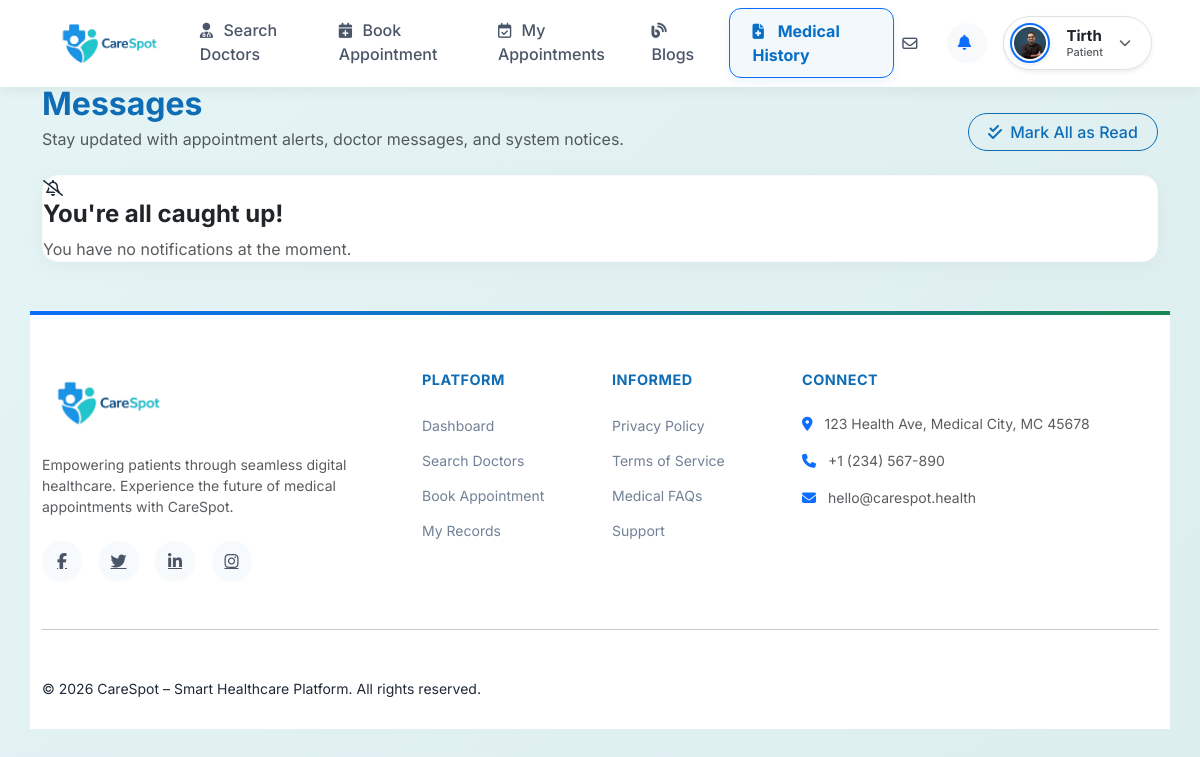
The app's page /patientMessages/ (signed in), older data.
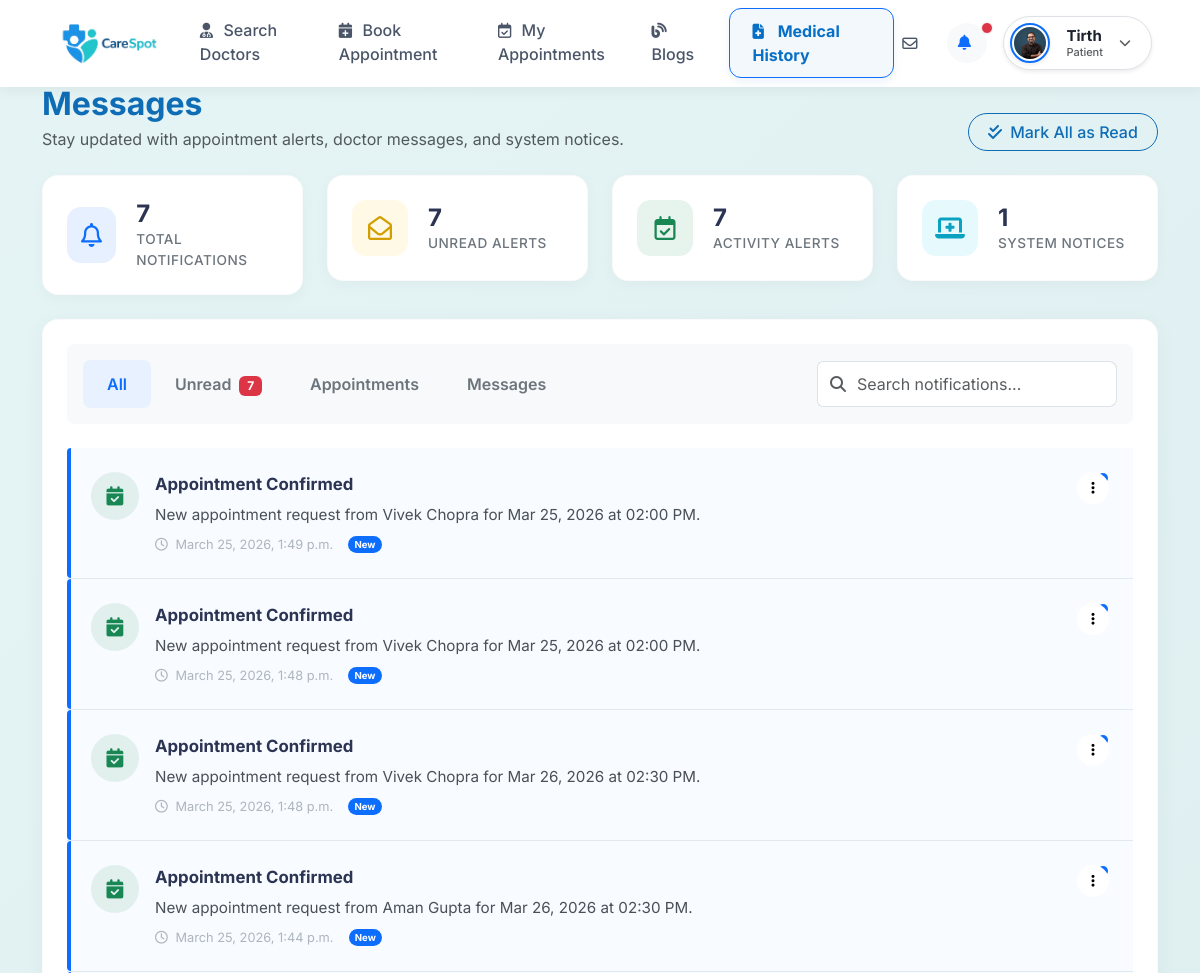
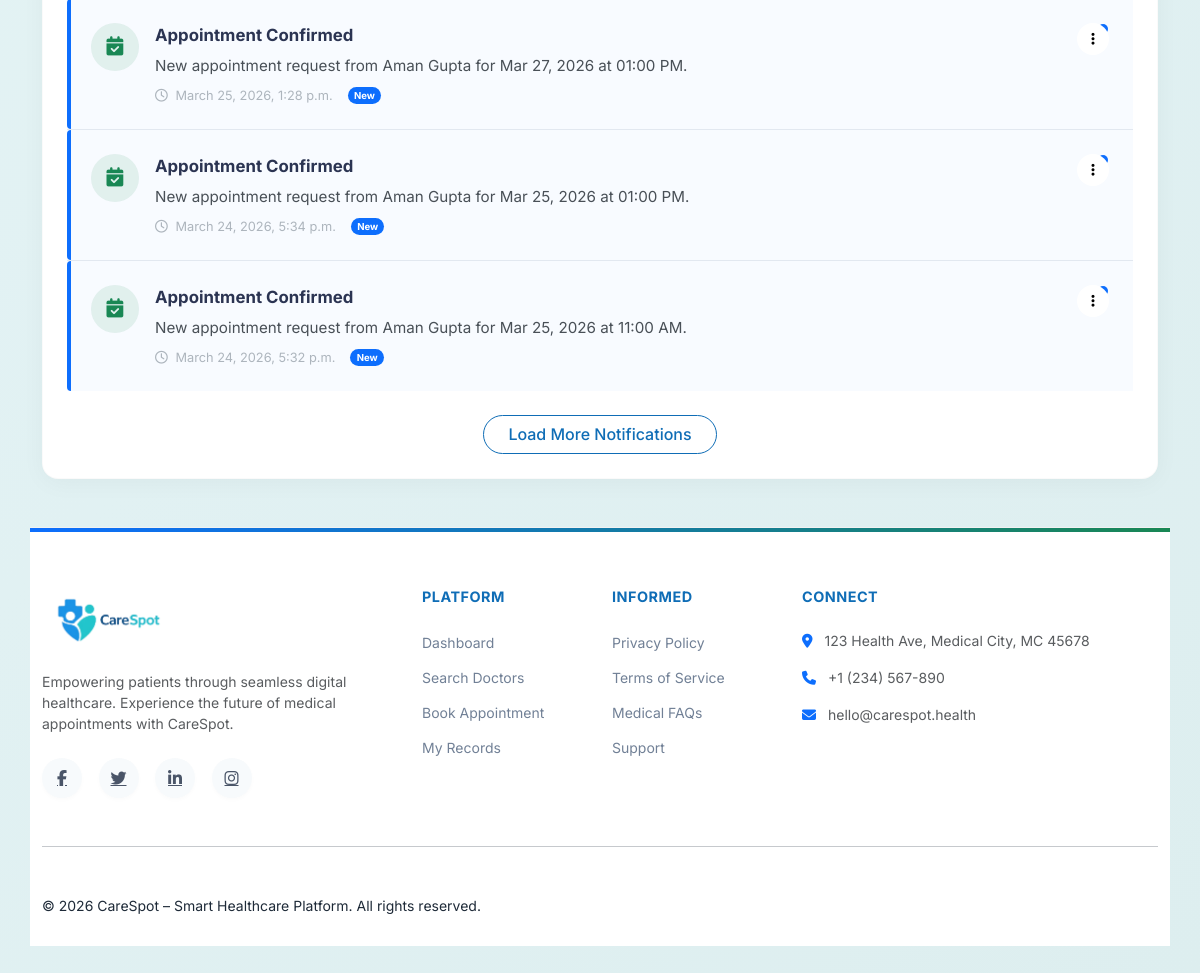
The same page, newer data (2 pictures, top to bottom).
### user/models.py (models this page shows, shortened)
class tblnotification(models.Model):
    notificationID=models.AutoField(primary_key=True)
    userID=models.ForeignKey(tblUser,on_delete=models.CASCADE)
    senderID=models.IntegerField(null=True, blank=True)
    message=models.TextField(max_length=500)
    createdDT=models.DateTimeField(auto_now_add=True)
    isRead=models.BooleanField(default=False)

### user/views.py (the view, shortened to what this page needs)
# urls.py: path('patientMessages/',views.patientMessages,name='patientMessages'),
def patientMessages(request):
    if 'user_id' not in request.session:
        return redirect('Login')
    user_id = request.session['user_id']
    notifications = tblnotification.objects.filter(userID=user_id).order_by('-createdDT')
    unread_count = notifications.filter(isRead=False).count()
    chats = tblchat.objects.filter(
        models.Q(senderID=user_id) | models.Q(receiverID=user_id)
    ).order_by('-createdDT')
    partner_ids = []
    for chat in chats:
        other_id = chat.senderID if chat.senderID != user_id else chat.receiverID
        if other_id not in partner_ids:
            partner_ids.append(other_id)
    partners_list = []
    active_partner_id = request.GET.get('partner', '')
    data = {
        "user": tblUser.objects.filter(userID=user_id).first(),
        "notifications": notifications,
        "unread_count": unread_count,
        "partners": partners_list,
        "active_partner_id": active_partner_id,
    }
    return render(request, 'patient_messages_notifications.html', data)

### user/templates/patient_messages_notifications.html (shortened to what the changed rows need)
{% extends 'patient_base.html' %}
{% block content %}
<div class="container-fluid">
  <div
    class="d-flex justify-content-between align-items-end mb-4 flex-wrap gap-3"
  >
    <div>
      <h2 class="fw-bold mb-1" style="color: var(--text-primary)">Messages</h2>
    </div>
  </div>
  {% if not notifications %}
  <div class="premium-card empty-state">
    <i class="fa-regular fa-bell-slash"></i>
    <h4 class="fw-bold text-dark">You're all caught up!</h4>
    <p class="text-muted mb-0">You have no notifications at the moment.</p>
  </div>
  {% else %}
  <div class="row g-4 mb-4">
    <div class="col-xl-3 col-md-6">
      <div class="summary-card">
        <div class="summary-icon primary">
          <i class="fa-regular fa-bell"></i>
        </div>
        <div>
          <div class="summary-value">{{ notifications.count }}</div>
          <div class="summary-label">Total Notifications</div>
        </div>
      </div>
    </div>
    <div class="col-xl-3 col-md-6">
      <div class="summary-card">
        <div class="summary-icon warning">
          <i class="fa-regular fa-envelope-open"></i>
        </div>
        <div>
          <div class="summary-value">{{ unread_count }}</div>
          <div class="summary-label">Unread Alerts</div>
        </div>
      </div>
    </div>
    <div class="col-xl-3 col-md-6">
      <div class="summary-card">
        <div class="summary-icon success">
          <i class="fa-regular fa-calendar-check"></i>
        </div>
        <div>
          <div class="summary-value">{{ notifications.count }}</div>
          <div class="summary-label">Activity Alerts</div>
        </div>
      </div>
    </div>
    <div class="col-xl-3 col-md-6">
      <div class="summary-card">
        <div class="summary-icon info">
          <i class="fa-solid fa-laptop-medical"></i>
        </div>
        <div>
          <div class="summary-value">1</div>
          <div class="summary-label">System Notices</div>
        </div>
      </div>
    </div>
  </div>
  <div class="row g-4">
    <div class="col-lg-12">
      <div class="premium-card p-4">
        <div
          class="d-flex flex-wrap justify-content-between align-items-center mb-4 gap-3 bg-light p-3 rounded-3"
        >
          <ul class="nav nav-pills" id="notificationTabs" role="tablist">
            <li class="nav-item" role="presentation">
              <button
                class="nav-link active"
                id="all-tab"
                data-bs-toggle="pill"
                data-bs-target="#all"
                type="button"
                role="tab"
              >
                All
              </button>
            </li>
            <li class="nav-item" role="presentation">
              <button
                class="nav-link"
                id="unread-tab"
                data-bs-toggle="pill"
                data-bs-target="#unread"
                type="button"
                role="tab"
              >
                Unread
                <span class="badge bg-danger ms-1">{{ unread_count }}</span>
              </button>
            </li>
            <li class="nav-item" role="presentation">
              <button
                class="nav-link"
                id="appointments-tab"
                data-bs-toggle="pill"
                data-bs-target="#appointments"
                type="button"
                role="tab"
              >
                Appointments
              </button>
            </li>
            <li class="nav-item" role="presentation">
              <button
                class="nav-link"
                id="messages-tab"
                data-bs-toggle="pill"
                data-bs-target="#messages"
                type="button"
                role="tab"
              >
                Messages
              </button>
            </li>
          </ul>
          <div class="input-group" style="max-width: 300px">
            <span class="input-group-text bg-white border-end-0"
              ><i class="fa-solid fa-magnifying-glass text-muted"></i
            ></span>
            <input
              type="text"
              class="form-control border-start-0 ps-0"
              placeholder="Search notifications..."
            />
          </div>
        </div>
        <div class="tab-content" id="notificationTabsContent">
          <div class="tab-pane fade show active" id="all" role="tabpanel">
            <div class="notification-list">
              {% for notif in notifications %}
              <div
                class="notification-item {% if not notif.isRead %}unread{% endif %}"
              >
                <div class="d-flex gap-3">
                  <div
                    class="notif-icon {% if 'message' in notif.message|lower %}message{% elif 'rejected' in notif.message|lower %}alert{% else %}success{% endif %}"
                  >
                    {% if 'message' in notif.message|lower %}
                    <i class="fa-solid fa-comment-medical"></i>
                    {% elif 'rejected' in notif.message|lower %}
                    <i class="fa-solid fa-calendar-xmark"></i>
                    {% else %}
                    <i class="fa-solid fa-calendar-check"></i>
                    {% endif %}
                  </div>
                  <div class="flex-grow-1">
                    <div
                      class="d-flex justify-content-between align-items-start"
                    >
                      <div class="notif-title">
                        {% if 'message' in notif.message|lower %}Message Alert
                        {% elif 'rejected' in notif.message|lower %}Appointment Rejected
                        {% else %}Appointment Confirmed{% endif %}
                      </div>
                      <div class="dropdown">
                        <button
                          class="btn btn-sm btn-icon-only text-muted"
                          type="button"
                          data-bs-toggle="dropdown"
                        >
                          <i class="fa-solid fa-ellipsis-vertical"></i>
                        </button>
                      </div>
                    </div>
                    <div class="notif-desc">{{ notif.message }}</div>
                    <div class="notif-meta mt-2">
                      <span><i class="fa-regular fa-clock me-1"></i> {{ notif.createdDT }}</span>
                      {% if not notif.isRead %}
                      <span class="badge bg-primary rounded-pill">New</span>
                      {% endif %}
                    </div>
                  </div>
                </div>
              </div>
              {% endfor %}
            </div>
            <div class="d-flex justify-content-center mt-4">
              <button class="btn btn-outline-secondary btn-pill px-4">
                Load More Notifications
              </button>
            </div>
          </div>
        </div>
      </div>
    </div>
  </div>
  {% endif %}
</div>
{% endblock %}

Row changes from the older to the newer data that the page shows:
added tblnotification: shows "Appointment Confirmed", message "New appointment request from Vivek Chopra for Mar 25, 2026 at 02:00 PM.", createdDT "March 25, 2026, 1:49 p.m.", isRead "New"
added tblnotification: shows "Appointment Confirmed", message "New appointment request from Vivek Chopra for Mar 25, 2026 at 02:00 PM.", createdDT "March 25, 2026, 1:48 p.m.", isRead "New"
added tblnotification: shows "Appointment Confirmed", message "New appointment request from Vivek Chopra for Mar 26, 2026 at 02:30 PM.", createdDT "March 25, 2026, 1:48 p.m.", isRead "New"
added tblnotification: shows "Appointment Confirmed", message "New appointment request from Aman Gupta for Mar 26, 2026 at 02:30 PM.", createdDT "March 25, 2026, 1:44 p.m.", isRead "New"
added tblnotification: shows "Appointment Confirmed", message "New appointment request from Aman Gupta for Mar 27, 2026 at 01:00 PM.", createdDT "March 25, 2026, 1:28 p.m.", isRead "New"
added tblnotification: shows "Appointment Confirmed", message "New appointment request from Aman Gupta for Mar 25, 2026 at 01:00 PM.", createdDT "March 24, 2026, 5:34 p.m.", isRead "New"
added tblnotification: shows "Appointment Confirmed", message "New appointment request from Aman Gupta for Mar 25, 2026 at 11:00 AM.", createdDT "March 24, 2026, 5:32 p.m.", isRead "New"
Text that changed along with them:
{{ notifications.count }}: (not shown) → "7"
{{ unread_count }}: (not shown) → "7"
text no longer shown: "You're all caught up! You have no notifications at the moment."
text now shown: "TOTAL NOTIFICATIONS UNREAD ALERTS ACTIVITY ALERTS 1 SYSTEM NOTICES All Unread Appointments Messages Load More Notifications"
